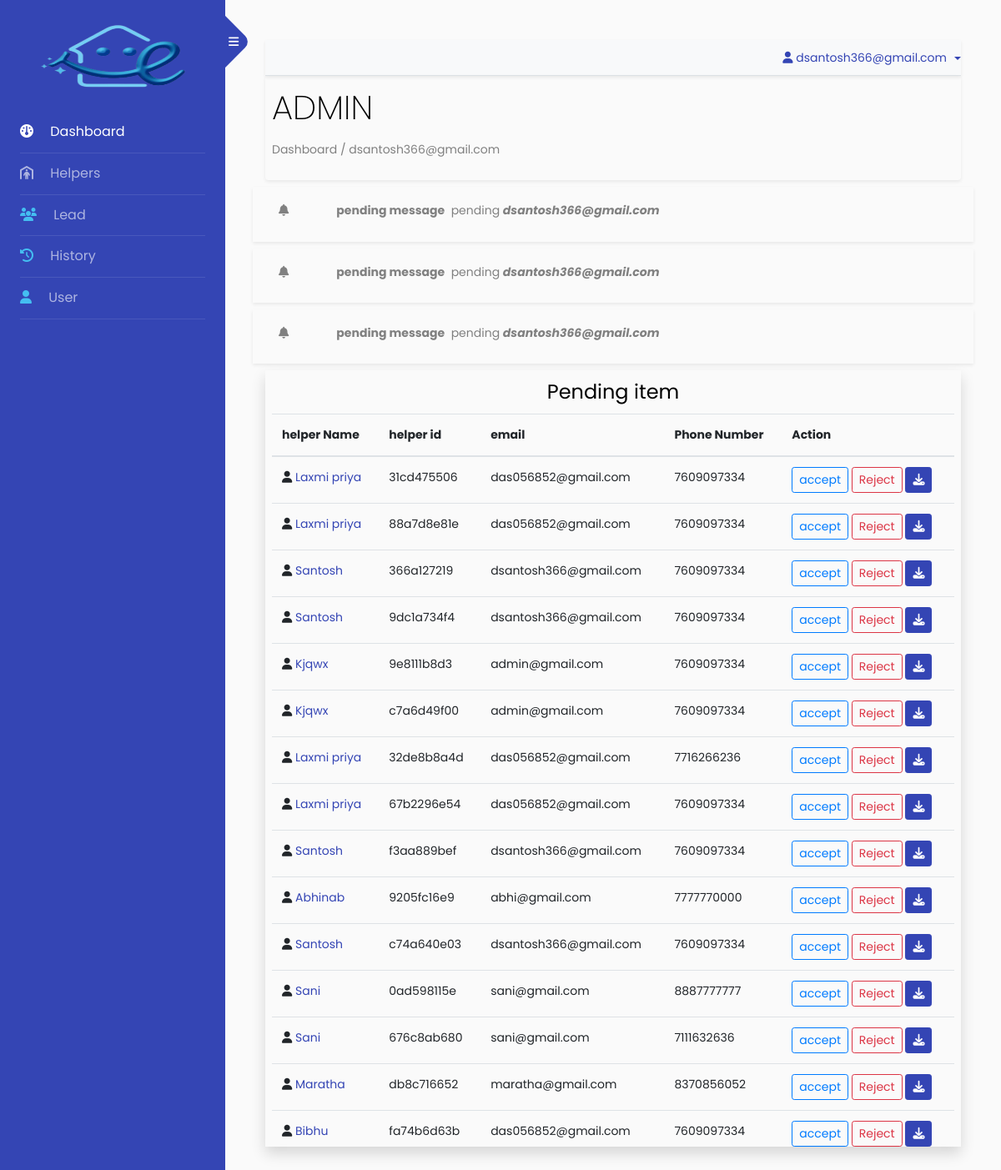
The page /super/dashboard (signed in) on the database its author committed.
### app/models.py (models this page shows, shortened)
class LeadStatusNotificationModel(models.Model):
    lead = models.CharField(max_length=100)
    employee = models.ForeignKey(User,on_delete=models.SET_NULL,null=True)
    status = models.CharField(max_length=50,choices=LEAD_CONTACT_STATUS,default='pending')
    msg = models.CharField(max_length=400)
    create_date = models.DateTimeField(auto_now_add=True)
    update_date = models.DateTimeField(null=True,blank=True)

class HelperModel(models.Model):
    helper_id = models.CharField(max_length=20,null=True,blank=True,unique=True)
    helper_status = models.CharField(max_length=50,choices=CONTACT_STATUS,default='pending')
    first_name = models.CharField(max_length=100,null=False,blank=False)
    middle_name = models.CharField(max_length=100,null=True,blank=True)
    last_name = models.CharField(max_length=100,null=False,blank=False)
    primary_phone = models.IntegerField(null=False,blank=False)
    secondary_phone = models.IntegerField(null=True,blank=True)
    email_id = models.CharField(max_length=100,null=True,blank=True,default='Name@ezyhelpers.com')
    dob = models.DateField()
    street = models.CharField(max_length=100,null=False,blank=False)
    city = models.CharField(max_length=100,null=False,blank=False)
    zipcode = models.IntegerField(null=False,blank=False)
    state = models.CharField(max_length=100,choices=STATE,null=False,blank=False)
    country = models.CharField(max_length=100,choices=COUNTRY,null=False,blank=False)
    additional_comment = models.TextField(blank=True,null=True)
    work_experience = models.CharField(max_length=30,choices=EXPERIENCE)
    availability_status_week = models.CharField(max_length=400)
    availability_status = models.CharField(max_length=60,choices=AVAILABILITY_STATUS)
    locality = models.CharField(max_length=30,choices=LOCALITY)
    near_by = models.BooleanField(default=False)
    admin_user = models.ForeignKey(User,on_delete=models.CASCADE,null=True,blank=True)
    create_date = models.DateField(auto_now_add=True)
    update_date = models.DateField(null=True,blank=True)
    id_pdf = models.FileField(upload_to='pdfs/', validators=[validate_pdf],null=True,blank=True)
    id_type = models.CharField(max_length=100,blank=True,null=True,choices=ID_TYPE)
    call_status = models.CharField(max_length=100,choices=CALL_STATUS,default=None,null=True)
    phone_valid = models.BooleanField(default=False)

### backnd/views_super.py (the view)
# urls.py: path('super/dashboard',SuperUserDashBoard,name='super_user_dashboard'),
@login_required
def SuperUserDashBoard(request):
    if not request.user.is_superuser:
        return HttpResponse("<h1>Not a valid user to access this page.!</h1>")
    else:
        current_datetime = timezone.now()
        threshold_datetime = current_datetime - timezone.timedelta(hours=24)
        notify = LeadStatusNotificationModel.objects.filter(create_date__lt = threshold_datetime)
        helper_not_valid_list = HelperModel.objects.filter(phone_valid = True).order_by('-id')
        data = {
            'notify': notify,
            'helper_not_valid_list': helper_not_valid_list
        }
        return render(request,"super/dashboard.html",data)

### templates/super/dashboard.html (shortened to what this page needs)
{% extends "index.html" %}
{% load static %}
{% block body %}
<section class="super_user_dash shadow-sm rounded p-2">
  <div class='dash-box'>
    <h1> ADMIN </h1>
    <p>Dashboard / {{request.user}}</p>
  </div>
</section>
<section id='super_user_dashboard'>
  <section class='admin_dash'>
    {% for i in notify %}
    <div class="row shadow-sm my-2 p-3">
      <div class="col-1"><i class="fa-solid fa-bell"></i></div>
      <div class="col-11">
        <label><b>{{i.msg}}</b></label>
        <label>{{i.status}}</label>
        <label><i><b>{{i.employee.username}}</b></i></label>
      </div>
    </div>
    {% endfor %}
  </section>
  <section class='helper_list_not_valid shadow p-2'>
    <h4 class='text-center'>Pending item</h4>
    <table class="table" id="myTable">
      <thead>
        <tr>
          <th scope="col" onclick="sortTable(0)">helper Name</th>
          <th scope="col" onclick="sortTable(1)">helper id</th>
          <th scope="col" onclick="sortTable(2)">email</th>
          <th scope="col" onclick="sortTable(3)">Phone Number</th>
          <th scope="col">Action</th>
        </tr>
      </thead>
      <tbody>
        {% for i in helper_not_valid_list %}
           <tr>
            <td scope="row" >
              <i class="fa-solid fa-user"></i>
              <a href="{% url 'helper__phone_validate_view' i.id %}" class="table_col">{{i.first_name|capfirst}}</a>
            </td>
            <td class="table_col" >{{i.helper_id}}</td>
            <td class="table_col" >{{i.email_id}}</td>
            <td class="table_col">{{i.primary_phone}}</td>
            <td>
              <a href="{% url 'helper__phone_validate_accept' i.id %}" class="btn btn-sm btn-outline-primary">
                accept
              </a>
              <button class="btn btn-sm btn-outline-danger" data-toggle="modal" data-target="#ampleModal{{forloop.counter}}">
                Reject
              </button>
              <a href="{% url 'helper_pdf' i.id %}" class="btn btn-sm btn-primary" download><i
                  class="fa-solid fa-download"></i></a>
            </td>
          </tr>
        {% endfor %}
      </tbody>
    </table>
  </section>
</section>
{% endblock body %}

### templates/index.html (shortened to what this page needs)
<!doctype html>
<html lang="en">
<head>
	{% load static %}
	<link rel="stylesheet" href="https://stackpath.bootstrapcdn.com/font-awesome/4.7.0/css/font-awesome.min.css">
	<link rel="stylesheet" href="{% static 'css/style.css' %}">
	<link rel="stylesheet" href="https://cdnjs.cloudflare.com/ajax/libs/font-awesome/6.4.0/css/all.min.css">
	<link rel="stylesheet" href="{% static 'style.css' %}">
</head>
<body>
	<div class="wrapper d-flex align-items-stretch">
		<nav id="sidebar">
			<div class="custom-menu">
				<button type="button" id="sidebarCollapse" class="btn btn-primary">
					<i class="fa fa-bars"></i>
				</button>
			</div>
			<div class="p-4">
				<h1>
					<a href="{% url 'home' %}" class="logo">
						<div class="logo">
							<img src="{% static 'images/logo.png' %}" alt="wait">
						</div>
					</a>
				</h1>
				{% with request.resolver_match.url_name as url_name %} {% comment %} for get url name {% endcomment %}
				<ul class="list-unstyled components mb-5">
					<li class="{% if url_name == 'super_user_dashboard' or url_name == 'employee_dashboard' %}active{% endif %}">
						<a href="{% url 'home' %}"><i class="fa-solid fa-gauge mr-3"></i> Dashboard</a>
					</li>
					<li
						class="{% if url_name == 'helper_list' or url_name == 'helper_add' or url_name == 'excel_file_helper_upload' or url_name == 'helper_view'  %}active{% endif %}">
						<a href="{% url 'helper_list' %}"><i class="fa-solid fa-person-shelter mr-3"></i> Helpers</a>
					</li>
					<li
						class="{% if url_name == 'lead_list' or url_name == 'lead_add' or url_name == 'lead_edit'  %}active{% endif %}">
						<a href="{% url 'lead_list' %}"><span class="fa-solid fa-users mr-3"></span> Lead</a>
					</li>
					<li
						class="{% if url_name == 'history' %}active{% endif %}">
						<a href="{% url 'history' %}"><span class="fa-solid fa-clock-rotate-left mr-3"></span> History</a>
					</li>
					{% if request.user.is_superuser %}
					<li
						class="{% if url_name == 'superuser_user_create' or url_name == 'superuser_user_list' or url_name == 'superuser_user_update' %}active{% endif %}">
						<a href="{% url 'superuser_user_list' %}"><span class="fa fa-user mr-3"></span> User</a>
					</li>
					{% endif %}
				</ul>
				{% endwith %}
		</nav>
		<div id="content" class="p-4 p-md-5 pt-5">
			<nav class="shadow-sm navbar-light bg-light">
				<ul class="nav nav-tabs justify-content-end">
					<li class="nav-item dropdown">
						<a class="nav-link dropdown-toggle" data-toggle="dropdown" href="#" role="button"
							aria-haspopup="true" aria-expanded="false">
							<i class="fa-solid fa-user"></i> {{request.user}}
						</a>
					</li>
				</ul>
			</nav>
			{% block body %}
			{% endblock body %}
		</div>
	</div>
</body>
</html>

### static/style.css (style rules this page uses)
.super_user_dash .dash-box h1 { text-align: left; font-weight: 200; }
#super_user_dashboard .helper_list_not_valid { height: 50vh; overflow-y: scroll; }

### rows shown on the page
LeadStatusNotificationModel: msg "pending message", status "pending", employee.username "dsantosh366@gmail.com"
LeadStatusNotificationModel: msg "pending message", status "pending", employee.username "dsantosh366@gmail.com"
LeadStatusNotificationModel: msg "pending message", status "pending", employee.username "dsantosh366@gmail.com"
HelperModel: first_name "Laxmi priya", helper_id "31cd475506", email_id "das056852@gmail.com", primary_phone "7609097334"
HelperModel: first_name "Laxmi priya", helper_id "88a7d8e81e", email_id "das056852@gmail.com", primary_phone "7609097334"
HelperModel: first_name "Santosh", helper_id "366a127219", email_id "dsantosh366@gmail.com", primary_phone "7609097334"
HelperModel: first_name "Santosh", helper_id "9dc1a734f4", email_id "dsantosh366@gmail.com", primary_phone "7609097334"
HelperModel: first_name "Kjqwx", helper_id "9e8111b8d3", email_id "admin@gmail.com", primary_phone "7609097334"
HelperModel: first_name "Kjqwx", helper_id "c7a6d49f00", email_id "admin@gmail.com", primary_phone "7609097334"
HelperModel: first_name "Laxmi priya", helper_id "32de8b8a4d", email_id "das056852@gmail.com", primary_phone "7716266236"
HelperModel: first_name "Laxmi priya", helper_id "67b2296e54", email_id "das056852@gmail.com", primary_phone "7609097334"
HelperModel: first_name "Santosh", helper_id "f3aa889bef", email_id "dsantosh366@gmail.com", primary_phone "7609097334"
HelperModel: first_name "Abhinab", helper_id "9205fc16e9", email_id "abhi@gmail.com", primary_phone "7777770000"
HelperModel: first_name "Santosh", helper_id "c74a640e03", email_id "dsantosh366@gmail.com", primary_phone "7609097334"
HelperModel: first_name "Sani", helper_id "0ad598115e", email_id "sani@gmail.com", primary_phone "8887777777"
HelperModel: first_name "Sani", helper_id "676c8ab680", email_id "sani@gmail.com", primary_phone "7111632636"
HelperModel: first_name "Maratha", helper_id "db8c716652", email_id "maratha@gmail.com", primary_phone "8370856052"
HelperModel: first_name "Bibhu", helper_id "fa74b6d63b", email_id "das056852@gmail.com", primary_phone "7609097334"

### other values the page prints
{{ request.user }} "dsantosh366@gmail.com"
